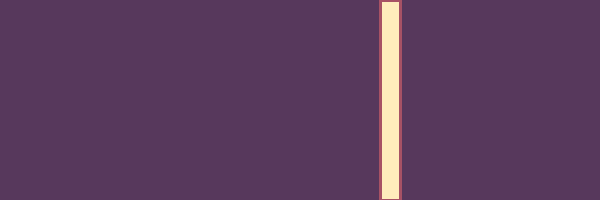
Frame 1 (no input)
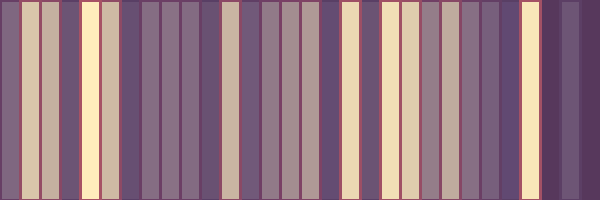
Frame 60 (the mouse pressed at the canvas centre just before this capture)
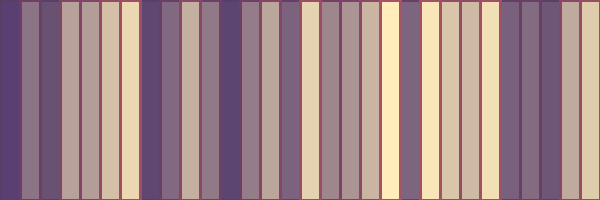
Frame 120 (the mouse held since frame 60 and released just before this capture)

The Processing sketch that drew these frames (run headless with seeded random() and noise(); from frame 60 on, the mouse is pressed at the canvas centre):

// Processing sketch: processing_151731
// ── processing_151731.pde

void setup ()
{
  size (600, 200);
  smooth();
  background (#57385c);
  frameRate (5);
}

void draw ()
{
  // Background -------------------
  noStroke ();
  fill (#57385c, 10);
  rect (0, 0, width, height);

  // Calculation ------------------

  int num = 30;
  float rectWidth = float(width)/num;

  float x = rectWidth * iRandom (0, num);


  // draw rect ---------------------------------

  fill (#ffedbc);
  stroke (#A75265);
  strokeWeight (3);
  rect (x, 0, rectWidth, height);
}


int iRandom (float minVal, float maxVal)
{
  float rVal = random (minVal, maxVal);
  int iVal = int (rVal);
  return iVal;
}

void mousePressed ()
{
  background (#57385c);
}
